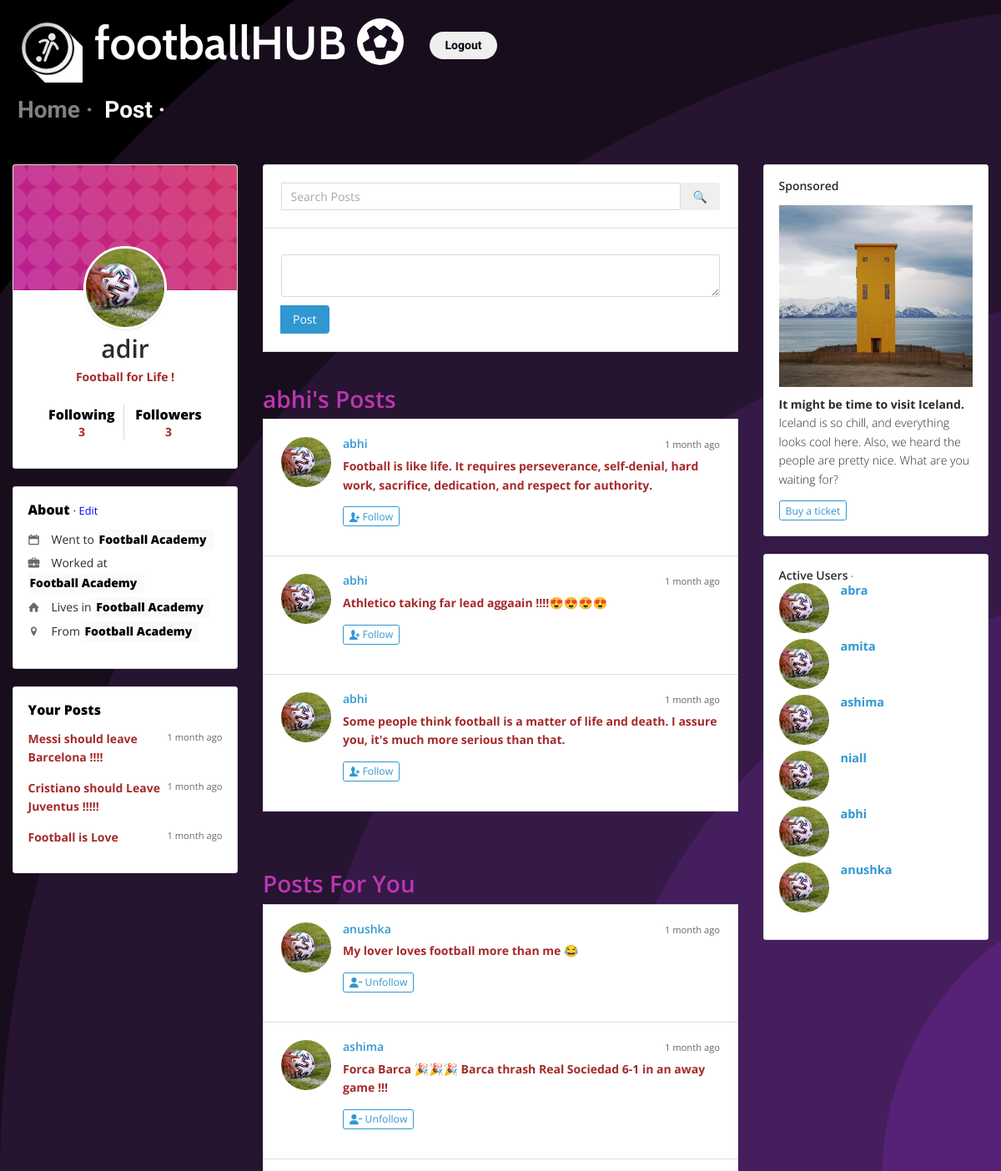
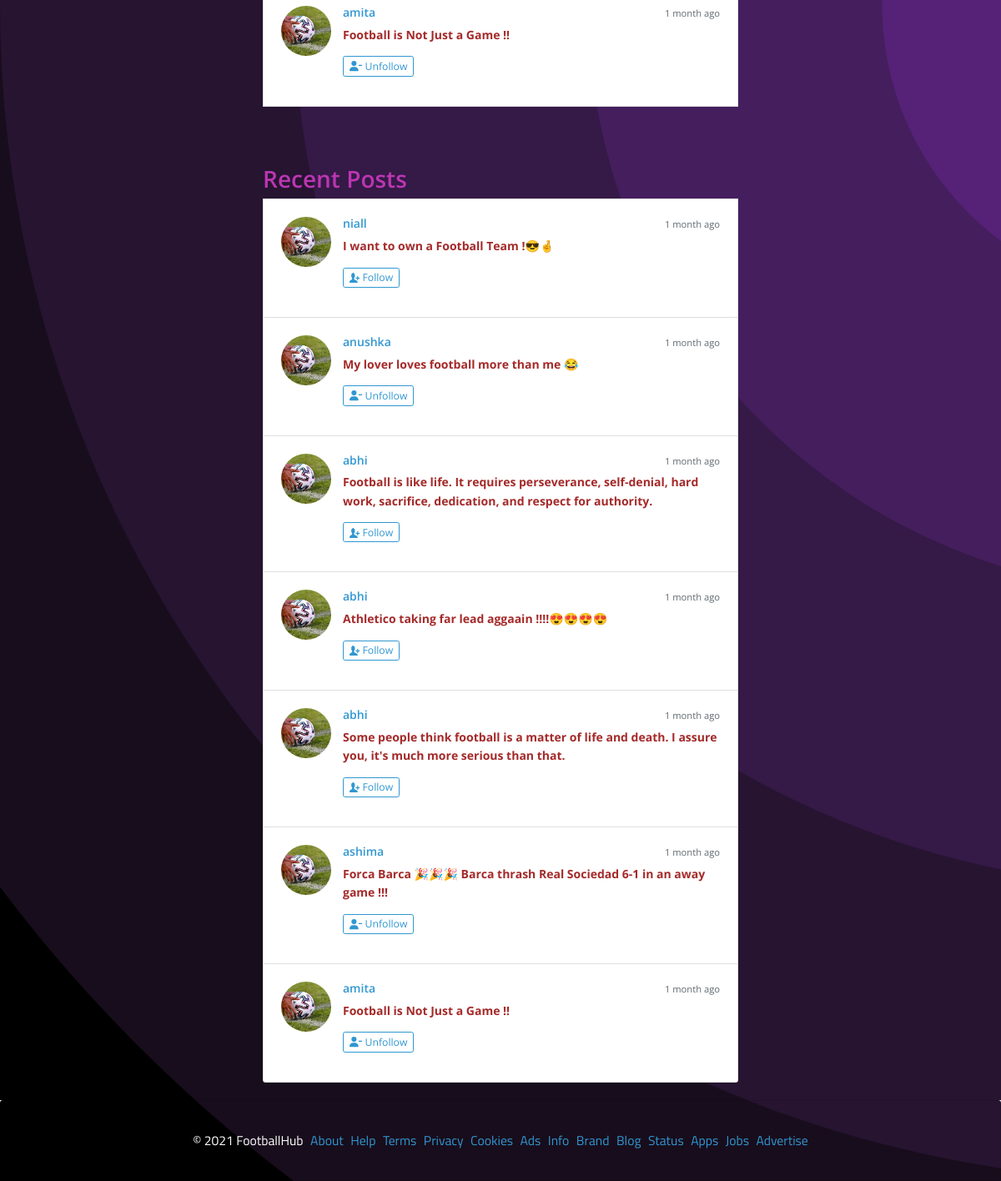
The page /?page=post&userid=6 (signed in) on the database its author committed (2 pictures, top to bottom).
### tables this page shows
CREATE TABLE `users` (
  `id` int(11) NOT NULL,
  `username` text NOT NULL,
  `email` text NOT NULL,
  `password` text NOT NULL,
  `code` text NOT NULL
);

CREATE TABLE `details` (
  `id` int(11) NOT NULL,
  `userid` int(11) NOT NULL,
  `went` text NOT NULL,
  `worked` text NOT NULL,
  `lives` text NOT NULL,
  `belong` text NOT NULL
);

CREATE TABLE `posts` (
  `id` int(11) NOT NULL,
  `userid` int(11) NOT NULL,
  `post` text NOT NULL,
  `datetime` timestamp NOT NULL DEFAULT current_timestamp() ON UPDATE current_timestamp()
);

### functions.php (the view, shortened to what this page needs)
<?php
    include("hash.php");
    $link=mysqli_connect($host,$userName,$password,$dbName);
    function time_since($since) {
        $chunks = array(
            array(60 * 60 * 24 * 365 , 'year'),
            array(60 * 60 * 24 * 30 , 'month'),
            array(60 * 60 * 24 * 7, 'week'),
            array(60 * 60 * 24 , 'day'),
            array(60 * 60 , 'hour'),
            array(60 , 'min'),
            array(1 , 'sec')
        );
        for ($i = 0, $j = count($chunks); $i < $j; $i++) {
            $seconds = $chunks[$i][0];
            $name = $chunks[$i][1];
            if (($count = floor($since / $seconds)) != 0) {
                break;
            }
        }
        $print = ($count == 1) ? '1 '.$name : "$count {$name}s";
        return $print;
    }
     function displaySearch(){
        echo '<form><div class="input-group">
        <input type="hidden" name="page" value="post">
        <input type="text" name="query" class="form-control" id="seaarch" size="100px" placeholder="Search Posts">
       <div class="input-group-btn">
           <div>
               <button type="submit" class="btn">&#128269;</button>
           </div>
       </div>
    </div>
   </form>';
    }
     function displayPostBox(){
        if(isset($_SESSION['id'])){
            echo '
                    <div id="postSuccess" class="alert alert-success">Your Post was Posted Successfully</div>
                    <div id="postFail" class="alert alert-danger"></div>
                    <textarea class="form-control" id="postContent"></textarea>
                    <div class="input-group-btn">
                        <button class="btn btn-primary" id="postButton">Post</button>
                    </div>
                        ';
        }
    }
     function displayPosts($type){
        global $link;
        if($type=="public"){
            $whereClause="";
        }else if($type=="isFollowing"){
            $whereClause="";
            $query="SELECT * FROM `isFollowing` WHERE `follower` = ".mysqli_real_escape_string($link,$_SESSION['id']);
            if($result=mysqli_query($link,$query)){
                if(mysqli_num_rows($result)>0){
                    while($row=mysqli_fetch_assoc($result)){
                        if($whereClause==""){
                            $whereClause="WHERE";
                        }else{
                            $whereClause.=" OR";
                        }
                        $whereClause.=" userid=".$row['isFollowing'];
                    }
                }
            }
        }else if($type=="yourPosts"){
            $whereClause="WHERE userid=".mysqli_real_escape_string($link,$_SESSION['id']);
        }else if($type=="search"){
            echo "<p style='font-size:200%;color:white;'>Showing Results For <b>'".mysqli_real_escape_string($link,$_GET['query'])."'</b> :</p>";
            $whereClause="WHERE `post` LIKE '%".mysqli_real_escape_string($link,$_GET['query'])."%'";
        }else if(is_numeric($type)){
            $userQuery="SELECT * FROM `users` WHERE id=".mysqli_real_escape_string($link,$type)." LIMIT 1";
            $userQueryResult=mysqli_query($link,$userQuery);
            $user=mysqli_fetch_assoc($userQueryResult);
            echo "<h2 style='color:#BC36B2;'>".mysqli_real_escape_string($link,$user['username'])."'s Posts</h2>";
            $whereClause="WHERE userid=".mysqli_real_escape_string($link,$type);
        }
        $query="SELECT * FROM `posts` ".$whereClause." ORDER BY `datetime` DESC LIMIT 10 ";
        if($result=mysqli_query($link,$query)){
            if(mysqli_num_rows($result)==0){
                echo '<div class="container post">
                               There are no posts to display !
                            </div>
                        ';
            }else{
                while($row=mysqli_fetch_assoc($result)){
                    $userQuery="SELECT * FROM `users` WHERE id=".mysqli_real_escape_string($link,$row['userid'])." LIMIT 1";
                    $userQueryResult=mysqli_query($link,$userQuery);
                    $user=mysqli_fetch_assoc($userQueryResult);
                    if ($user['id'] == $_SESSION['id'] && $type!="yourPosts") {
                        continue;
                    }
                    if($type=="yourPosts"){
                        echo "<div class='media-body'>
                        <div class='media-heading'>
                            <small class='float-right text-muted'>".time_since(time()-strtotime($row['datetime'])+19800)." ago</small>
                        </div>
                        <p class='brown'>".$row['post']."</p> ";
                        echo "</div>";
                        continue;
                    }
                    echo "<li class='media list-group-item p-4'>
                        <img class='media-object d-flex align-self-start mr-3' src='assets/img/profile.jpg'>
                        <div class='media-body'>
                            <div class='media-heading'>
                                <small class='float-right text-muted'>".time_since(time()-strtotime($row['datetime'])+19800)." ago</small>
                                <h6 style='color:blueviolet;'><a href='http://localhost/FootballHub/?page=post&userid='".$user['id']."'>".$user['username']."</a></h6>
                            </div>
                            <p class='brown'>".$row['post']."</p>
                             <p><a class='toggleFollow' data-userId='".$row['userid']."'>";
                            $isFollowingQuery="SELECT * FROM `isFollowing` WHERE `follower` = ".mysqli_real_escape_string($link,$_SESSION['id'])." AND `isFollowing`= ".mysqli_real_escape_string($link,$row['userid'])." LIMIT 1";
                            if($isFollowingQueryResult=mysqli_query($link,$isFollowingQuery)){
                                if(mysqli_num_rows($isFollowingQueryResult)>0){
                                    echo '<button class="btn btn-outline-primary btn-sm">
                                    <span class="fas fa-user-minus"></span> Unfollow</button>';
                                }else{
                                    echo '<button class="btn btn-outline-primary btn-sm">
                                    <span class="icon icon-add-user"></span> Follow</button>';
                                }
                            }
                            echo "</a></p>
                        </div>
                        </li> ";
                }
            }
        }
    }
    function displayUser(){
        global $link;
        $query="SELECT * FROM `users` LIMIT 10";
        if($result=mysqli_query($link,$query)){
            while($row=mysqli_fetch_assoc($result)){
                if ($row['id'] == $_SESSION['id']) {
                    continue;
                }
                echo '<li class="media mb-2">
                <img class="media-object d-flex align-self-start mr-3" src="assets/img/profile.jpg">
                <div class="media-body">
                  <strong><a style="font-size:1.2vw;" href="http://localhost/FootballHub/?page=post&userid='.$row["id"].'">'.$row["username"].'</a></strong>
                </div>
              </li>';
            }
        }
    }
    function displaySponsor(){
        echo '
        <div class="card mb-4 hidden-md-down">
          <div class="card-block">
            <h6 class="mb-3">Sponsored</h6>
            <div data-grid="images" data-target-height="150">
                <img class="media-object" data-width="640" data-height="640" data-action="zoom"
                src="assets/img/sponsor.jpg">
            </div>
            <p><strong>It might be time to visit Iceland.</strong> Iceland is so chill, and everything looks cool here.
              Also, we heard the people are pretty nice. What are you waiting for?</p>
            <a href="https://www.skyscanner.co.in/flights-to/is/cheap-flights-to-iceland.html" target="_blank"><button class="btn btn-outline-primary btn-sm">Buy a ticket</button></a>
          </div>
        </div>
        ';
    }

### Views/post.php (shortened to what this page needs)
<?php
    $query="SELECT `username` FROM `users` WHERE `id`=".$_SESSION['id']." LIMIT 1";
    if($resultcheck=mysqli_query($link,$query)){
        $rowcheck=mysqli_fetch_assoc($resultcheck);
        $username=$rowcheck['username'];
    }
    $queri="SELECT * FROM `details` WHERE `userid`=".$_SESSION['id']." LIMIT 1";
    if($risultcheck=mysqli_query($link,$queri)){
        $roucheck=mysqli_fetch_assoc($risultcheck);
        $went=$roucheck['went'];
        $worked=$roucheck['worked'];
        $lives=$roucheck['lives'];
        $belong=$roucheck['belong'];
    }
?>
<div class="container pt-4">
    <div class="row">
    <?php if(isset($_SESSION['id'])){ ?>
      <div class="col-md-3 container-outer">
        <div class="card card-profile mb-4">
          <div class="card-header profile"></div>
          <div class="card-block text-center">
            <img class="card-profile-img" src="assets/img/profile.jpg">
            <h6 class="card-title black;" style="font-size:30px;">
                <?php echo $username;  ?>
            </h6>
            <p class="mb-4 brown">Football for Life !</p>
            <ul class="card-menu">
              <li class="card-menu-item">
                <a href="#userModal" class="text-inherit black" data-toggle="modal">
                  Following
                  <h6 class="my-0 brown"><?php $count=mysqli_num_rows(mysqli_query($link,'SELECT `follower` FROM `isFollowing` WHERE `follower`='.$_SESSION['id'])); echo $count; ?> </h6>
                </a>
              </li>
              <li class="card-menu-item">
                <a href="#userModal" class="text-inherit black" data-toggle="modal">
                  Followers
                  <h6 class="my-0 brown"><?php $counti=mysqli_num_rows(mysqli_query($link,'SELECT `isFollowing` FROM `isFollowing` WHERE `isFollowing`='.$_SESSION['id'])); echo $counti; ?></h6>
                </a>
              </li>
            </ul>
          </div>
        </div>
        <div class="card visible-md-block visible-lg-block mb-4">
          <div class="card-block">
            <h6 class="mb-3 black">About <small>· <span id="edit" style="color:blue; cursor:pointer">Edit</span></small></h6>
            <ul class="list-unstyled list-spaced">
              <li class="edit"><span class="text-muted icon icon-calendar mr-3 "></span><span style="font-weight:400;">Went to </span><input type="text" id="first" class="black" size="15" value="<?php
                                        if($went==""){
                                            echo "Football Academy";
                                        } else {
                                            echo $went;
                                        } ?>" disabled >
                </li>
              <li class="edit"><span class="text-muted icon icon-briefcase mr-3 "></span><span style="font-weight:400;">Worked at </span><input type="text" id="worked" class="black" value="<?php if($worked==""){ echo "Football Academy"; } else { echo $worked; } ?>" size="15" disabled ></li>
              <li class="edit"><span class="text-muted icon icon-home mr-3 "></span><span style="font-weight:400;">Lives in </span><input type="text" id="lives" class="black" value="<?php if($lives==""){ echo "Football Academy"; } else { echo $lives; } ?>" size="15" disabled ></li>
              <li class="edit"><span class="text-muted icon icon-location-pin mr-3 "></span><span style="font-weight:400;">From </span><input type="text" id="belong" class="black" value="<?php if($belong==""){ echo "Football Academy"; } else { echo $belong; } ?>" size="15" disabled ></li>
            </ul>
          </div>
        </div>
        <div class="card visible-md-block visible-lg-block">
          <div class="card-block">
            <h6 class="mb-3 black">Your Posts</h6>
                <?php displayPosts("yourPosts"); ?>
          </div>
        </div>
      </div>
      <?php  } ?>
      <div class="col-md-6 container-outer">
        <ul class="list-group media-list media-list-stream mb-4">
        <?php if(isset($_SESSION['id'])){ ?>
          <li class="media list-group-item p-4">
            <?php displaySearch(); ?>
          </li>
        <?php  } ?>
          <?php if(isset($_SESSION['id'])){ ?>
            <li class="media list-group-item p-4">
                <?php displayPostBox();
                 ?>
            </li>
          <?php  } ?>
            <?php if(isset($_GET['userid'])){ ?>
                <?php
                    displayPosts($_GET['userid']);
                }
            ?>
            <?php if(isset($_SESSION['id'])&&(mysqli_num_rows(mysqli_query($link,'SELECT `isFollowing` FROM `isFollowing` WHERE `follower`='.$_SESSION['id'])))>0){ ?>
                <h2 style="color:#BC36B2;">Posts For You</h2>
                <?php displayPosts("isFollowing"); ?>
            <?php  } ?>
            <h2 style="color:#BC36B2;">Recent Posts</h2>
            <?php displayPosts("public"); ?>
        </ul>
      </div>
    <?php if(isset($_SESSION['id'])){
            echo '<div class="col-lg-3">';
                 displaySponsor();
        }
    ?>
    <?php if(isset($_SESSION['id'])){ ?>
        <div class="card mb-4 hidden-md-down">
          <div class="card-block">
            <h6 class="mb-3">Active Users <small>· <br>
            <ul class="media-list media-list-stream container-content-middle">
                <?php displayUser(); ?>
            </ul>
          </div>
        </div>
    <?php  } ?>
      </div>
    </div>
  </div>

### assets/css/application.css (style rules this page uses)
strong { font-weight: bold; }

### assets/css/style.css (style rules this page uses)
body { width: 1px; min-width: 100%; *width: 100%; background-color: #000000; background-attachment: fixed; background-size: cover; }
button { cursor:pointer; }
.container-outer { overflow-x:scroll; overflow-y:hidden; overflow: -moz-scrollbars-none; -ms-overflow-style: none; }
.profile { background-color: #ffffff; background-attachment: fixed; background-size: cover; }
.edit input { border: none; display: inline; font-family: inherit; font-size: inherit; padding: none; width: auto; }
.brown { color:brown; font-size:14px; font-weight: 700; }
.black { color:black; font-size: 16px; font-weight: 900; }

### rows shown on the page
users: username "adir"
details: went "Football Academy", worked "Football Academy", lives "Football Academy", belong "Football Academy"
posts: post "Messi should leave Barcelona !!!!"
posts: post "Cristiano should Leave Juventus !!!!!"
posts: post "Football is Love"
users: username "abhi"
posts: userid.username "abhi", post "Football is like life. It requires perseverance, self-denial, hard work, sacrifice, dedication, and respect for authority.", shows "Follow"
posts: userid.username "abhi", post "Athletico taking far lead aggaain !!!!😍😍😍😍", shows "Follow"
posts: userid.username "abhi", post "Some people think football is a matter of life and death. I assure you, it's much more serious than that.", shows "Follow"
posts: userid.username "anushka", post "My lover loves football more than me 😂", shows "Unfollow"
posts: userid.username "ashima", post "Forca Barca 🎉🎉🎉 Barca thrash Real Sociedad 6-1 in an away game !!!", shows "Unfollow"
posts: userid.username "amita", post "Football is Not Just a Game !!", shows "Unfollow"
posts: userid.username "niall", post "I want to own a Football Team !😎🤞", shows "Follow"
users: username "abra"
users: username "amita"
users: username "ashima"
users: username "niall"
users: username "anushka"

### other values the page prints
$count "3"
$counti "3"
